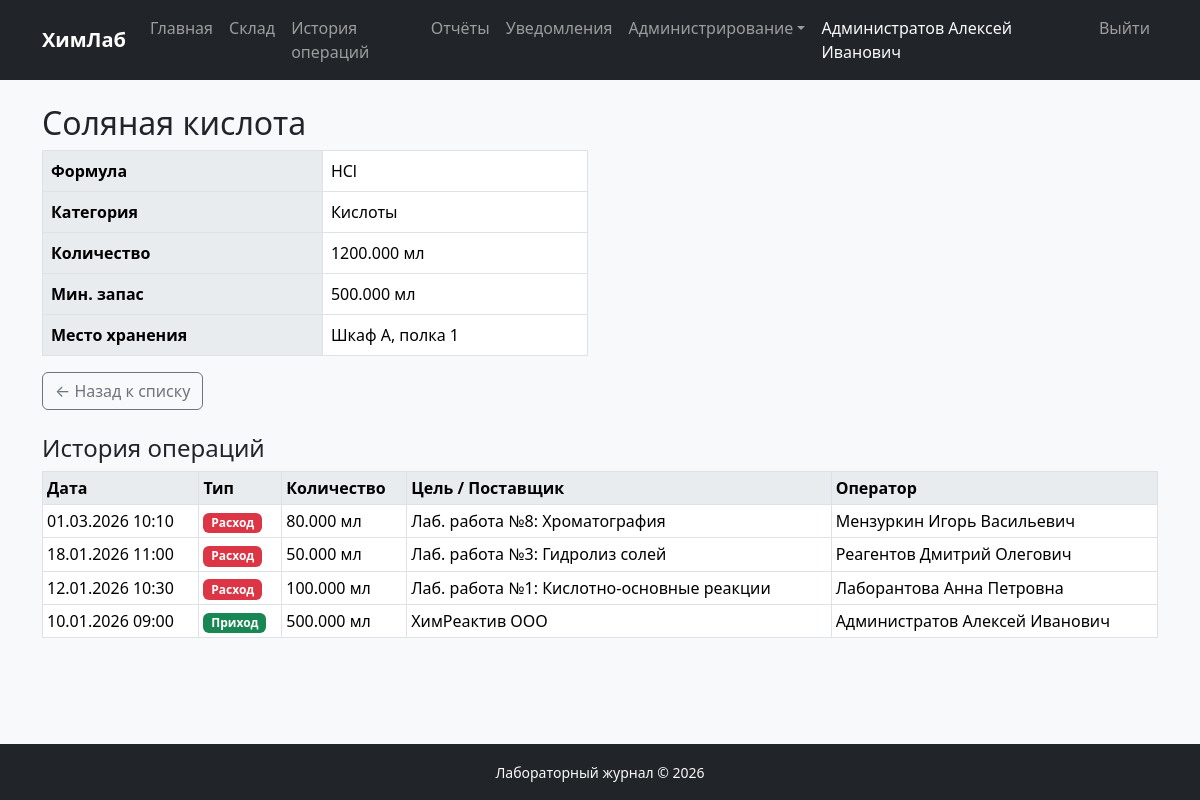
/material.php?id=1 (signed in), run on the app's committed database.
### tables this page shows
CREATE TABLE `materials` (
  `id`          int            NOT NULL AUTO_INCREMENT,
  `name`        varchar(200)   NOT NULL,
  `formula`     varchar(100)   DEFAULT NULL,           
  `category_id` int            NOT NULL,
  `unit`        varchar(20)    NOT NULL,                
  `quantity`    decimal(10,3)  NOT NULL DEFAULT '0.000',  
  `location`    varchar(100)   DEFAULT NULL,             
  `threshold`   decimal(10,3)  DEFAULT '0.000',          
  `created_at`  timestamp      DEFAULT CURRENT_TIMESTAMP,
  PRIMARY KEY (`id`),
  KEY `category_id` (`category_id`),
  CONSTRAINT `materials_ibfk_1` FOREIGN KEY (`category_id`) REFERENCES `categories` (`id`) ON DELETE RESTRICT
);

CREATE TABLE `categories` (
  `id`   int          NOT NULL AUTO_INCREMENT,
  `name` varchar(100) NOT NULL,
  PRIMARY KEY (`id`),
  UNIQUE KEY `name` (`name`)
);

CREATE TABLE `transactions` (
  `id`          int           NOT NULL AUTO_INCREMENT,
  `material_id` int           NOT NULL,
  `type`        enum('in','out') NOT NULL,              
  `quantity`    decimal(10,3) NOT NULL,
  `supplier_id` int           DEFAULT NULL,             
  `purpose`     text          DEFAULT NULL,              
  `user_id`     int           NOT NULL,                 
  `created_at`  timestamp     DEFAULT CURRENT_TIMESTAMP,
  PRIMARY KEY (`id`),
  KEY `material_id` (`material_id`),
  KEY `supplier_id` (`supplier_id`),
  KEY `user_id`     (`user_id`),
  CONSTRAINT `transactions_ibfk_1` FOREIGN KEY (`material_id`) REFERENCES `materials`  (`id`) ON DELETE CASCADE,
  CONSTRAINT `transactions_ibfk_2` FOREIGN KEY (`supplier_id`) REFERENCES `suppliers`  (`id`) ON DELETE SET NULL,
  CONSTRAINT `transactions_ibfk_3` FOREIGN KEY (`user_id`)     REFERENCES `users`      (`id`) ON DELETE CASCADE
);

CREATE TABLE `users` (
  `id`            int          NOT NULL AUTO_INCREMENT,
  `username`      varchar(50)  NOT NULL,
  `password_hash` varchar(255) NOT NULL,
  `role`          enum('lab_assistent','teacher','admin') NOT NULL DEFAULT 'lab_assistent',
  `full_name`     varchar(100) NOT NULL,
  `created_at`    timestamp    DEFAULT CURRENT_TIMESTAMP,
  PRIMARY KEY (`id`),
  UNIQUE KEY `username` (`username`)
);

CREATE TABLE `suppliers` (
  `id`      int          NOT NULL AUTO_INCREMENT,
  `name`    varchar(200) NOT NULL,
  `contact` varchar(100) DEFAULT NULL,
  `phone`   varchar(20)  DEFAULT NULL,
  PRIMARY KEY (`id`)
);

### material.php (the view, shortened to what this page needs)
<?php
require_once 'includes/header.php';
$id = $_GET['id'] ?? null;
$db = getDB();
$stmt = $db->prepare(
    'SELECT m.*, c.name AS category_name
     FROM materials m
     JOIN categories c ON m.category_id = c.id
     WHERE m.id = ?'
);
$stmt->execute([$id]);
$material = $stmt->fetch();
$stmt = $db->prepare(
    'SELECT t.type, t.quantity, t.purpose, t.created_at,
            u.full_name AS operator,
            s.name AS supplier
     FROM transactions t
     JOIN users u ON t.user_id = u.id
     LEFT JOIN suppliers s ON t.supplier_id = s.id
     WHERE t.material_id = ?
     ORDER BY t.created_at DESC
     LIMIT 20'
);
$stmt->execute([$id]);
$transactions = $stmt->fetchAll();
?>
<h2><?= htmlspecialchars($material['name']) ?></h2>
<div class="row">
    <div class="col-md-6">
        <table class="table table-bordered">
            <tr>
                <th>Формула</th>
                <td><?= htmlspecialchars($material['formula'] ?? '—') ?></td>
            </tr>
            <tr>
                <th>Категория</th>
                <td><?= htmlspecialchars($material['category_name']) ?></td>
            </tr>
            <tr>
                <th>Количество</th>
                <td>
                    <?= $material['quantity'] ?> <?= $material['unit'] ?>
                </td>
            </tr>
            <tr>
                <th>Мин. запас</th>
                <td><?= $material['threshold'] ?> <?= $material['unit'] ?></td>
            </tr>
            <tr>
                <th>Место хранения</th>
                <td><?= htmlspecialchars($material['location'] ?? '—') ?></td>
            </tr>
        </table>
        <a href="/materials.php" class="btn btn-outline-secondary">← Назад к списку</a>
    </div>
</div>
<h4 class="mt-4">История операций</h4>
<?php if (empty($transactions)): ?>
    <p class="text-muted">Операций пока не было.</p>
<?php else: ?>
    <table class="table table-bordered table-sm">
        <thead>
            <tr>
                <th>Дата</th>
                <th>Тип</th>
                <th>Количество</th>
                <th>Цель / Поставщик</th>
                <th>Оператор</th>
            </tr>
        </thead>
        <tbody>
        <?php foreach ($transactions as $t): ?>
            <tr>
                <td><?= date('d.m.Y H:i', strtotime($t['created_at'])) ?></td>
                <td>
                    <?= $t['type'] === 'in'
                        ? '<span class="badge bg-success">Приход</span>'
                        : '<span class="badge bg-danger">Расход</span>' ?>
                </td>
                <td><?= $t['quantity'] ?> <?= $material['unit'] ?></td>
                <td><?= htmlspecialchars($t['supplier'] ?? $t['purpose'] ?? '—') ?></td>
                <td><?= htmlspecialchars($t['operator']) ?></td>
            </tr>
        <?php endforeach; ?>
        </tbody>
    </table>
<?php endif; ?>
<?php require_once 'includes/footer.php'; ?>

### css/style.css (style rules this page uses)
body { background-color: #f8f9fa; display: flex; flex-direction: column; min-height: 100vh; }
.table th { background-color: #e9ecef; }

### data on the page
materials: name "Соляная кислота", formula "HCl", category.name "Кислоты", quantity "1200.000", unit "мл", threshold "500.000", location "Шкаф А, полка 1"
transactions: created_at "01.03.2026 10:10", type "Расход", quantity "80.000", material.unit "мл", purpose "Лаб. работа №8: Хроматография", user.full_name "Мензуркин Игорь Васильевич"
transactions: created_at "18.01.2026 11:00", type "Расход", quantity "50.000", material.unit "мл", purpose "Лаб. работа №3: Гидролиз солей", user.full_name "Реагентов Дмитрий Олегович"
transactions: created_at "12.01.2026 10:30", type "Расход", quantity "100.000", material.unit "мл", purpose "Лаб. работа №1: Кислотно-основные реакции", user.full_name "Лаборантова Анна Петровна"
transactions: created_at "10.01.2026 09:00", type "Приход", quantity "500.000", material.unit "мл", supplier.name "ХимРеактив ООО", user.full_name "Администратов Алексей Иванович"

### other printed values
$_SESSION['full_name'] "Администратов Алексей Иванович"
